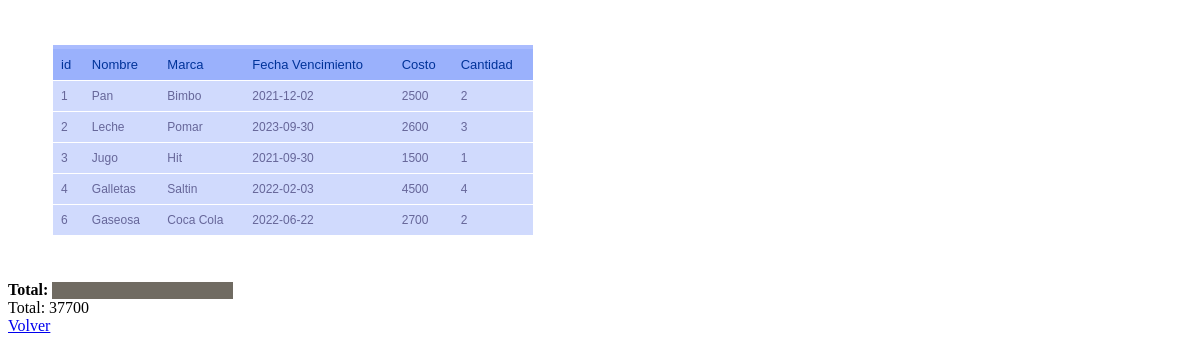
Page /Ventas.php on the committed database.
### tables this page shows
CREATE TABLE IF NOT EXISTS `productos` (
  `id` int(11) NOT NULL AUTO_INCREMENT,
  `Nombre` varchar(45) NOT NULL,
  `marca` varchar(45) NOT NULL,
  `fecha_venc` date NOT NULL,
  `costo` int(11) NOT NULL,
  `cantidad` int(11) NOT NULL,
  PRIMARY KEY (`id`)
);

### Ventas.php (the view, shortened to what this page needs)
<html>
<head>
    <LINK REL="stylesheet" TYPE="text/css" HREF="estilo.css">
</head>
<body>
  <table>
    <tr>
      <th>id</th>
      <th>Nombre</th>
      <th>Marca</th>
      <th>Fecha Vencimiento</th>
      <th>Costo</th>
      <th>Cantidad</th>
    </tr>
    <?php
    $sql="Select * from productos";
    $result=mysql_query($sql);
    while($mostrar=mysql_fetch_array($result)){
    ?>
    <tr>
      <td><?php echo $mostrar['id'] ?></td>
      <td><?php echo $mostrar['Nombre'] ?></td>
      <td><?php echo $mostrar['marca'] ?></td>
      <td><?php echo $mostrar['fecha_venc'] ?></td>
      <td><?php echo $mostrar['costo'] ?></td>
      <td><?php echo $mostrar['cantidad'] ?></td>
    </tr>
    <?php
    }
     ?>
  </table>
  <div id="container" class="total">
    <label ><b>Total:</b></label>
    <input type="number" class="sinbordefondo" name="toa">
  </div>
  <?php
  $sql="Select Sum(costo*cantidad) from productos";
    $resulta=mysql_query($sql);
    echo "Total: ".mysql_result($resulta, 0)."<br>";
    ?>
  <a href="index.php">Volver</a>
</body>
</html>

### estilo.css (style rules this page uses)
.sinbordefondo { background-color: #706b62; border: 0; }
table { font-family: "Lucida Sans Unicode", "Lucida Grande", Sans-Serif; font-size: 12px; margin: 45px; width: 480px; text-align: left; border-collapse: collapse; }
th { font-size: 13px; font-weight: normal; padding: 8px; background: #9ab1fc; border-top: 4px solid #aabcfe; border-bottom: 1px solid #fff; color: #039; }
td { padding: 8px; background: #d0dafd; border-bottom: 1px solid #fff; color: #669; border-top: 1px solid transparent; }

### rows in the picture
productos: id "1", Nombre "Pan", marca "Bimbo", fecha_venc "2021-12-02", costo "2500", cantidad "2"
productos: id "2", Nombre "Leche", marca "Pomar", fecha_venc "2023-09-30", costo "2600", cantidad "3"
productos: id "3", Nombre "Jugo", marca "Hit", fecha_venc "2021-09-30", costo "1500", cantidad "1"
productos: id "4", Nombre "Galletas", marca "Saltin", fecha_venc "2022-02-03", costo "4500", cantidad "4"
productos: id "6", Nombre "Gaseosa", marca "Coca Cola", fecha_venc "2022-06-22", costo "2700", cantidad "2"

### other values in the picture
mysql_result($resulta, 0) "37700"
